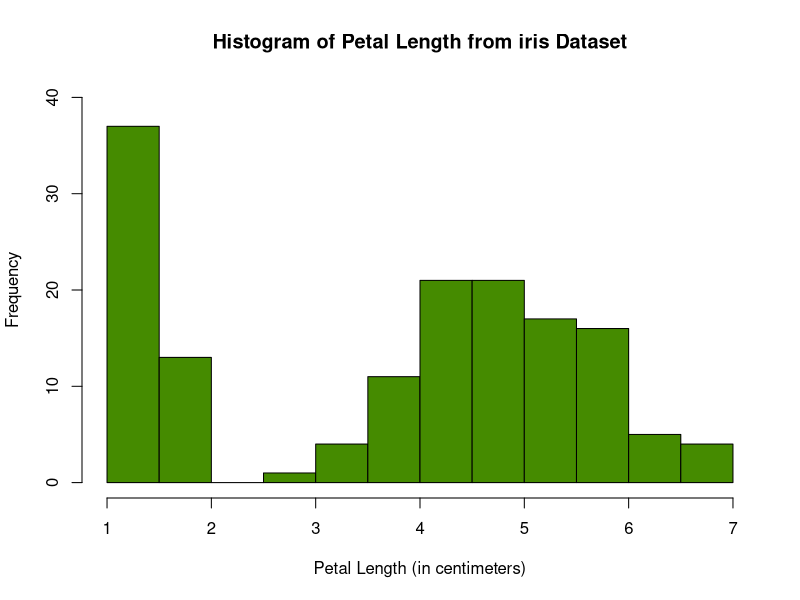
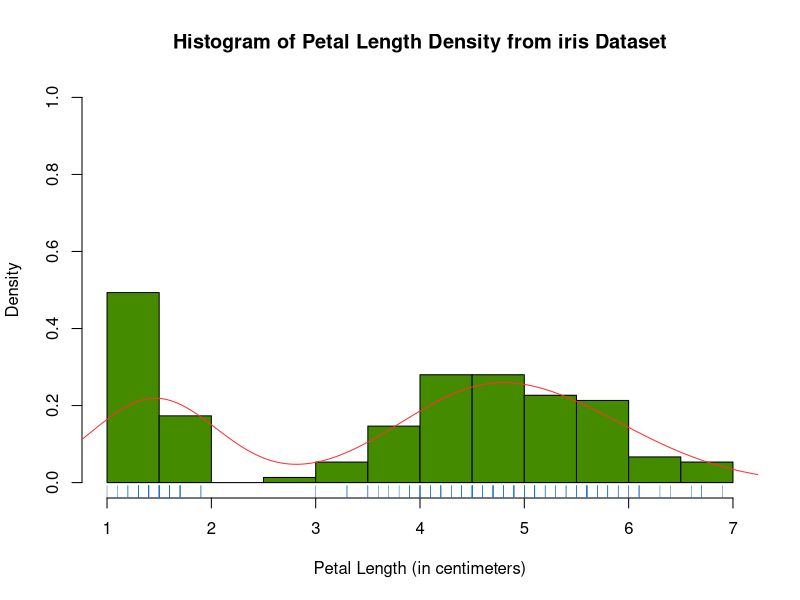

These charts were generated, in order, by the following R code:
# Challenge is to layer plots for a single variable using the variable Petal.Length from "iris" dataset from R
require("datasets")
?iris

# Create three different charts, one on top of another, for that variable
# First create a histogram of Petal.Length.
colnames(iris)
petalLength <- iris$Petal.Length
hist(petalLength, 
     breaks = 10,
     ylim = c(0,40),
     xlab = "Petal Length (in centimeters)",
     main = "Histogram of Petal Length from iris Dataset",
     col = "chartreuse4")

# Then on top of that superimpose a kernel density plot
hist(petalLength,
     breaks = 10,
     ylim = c(0,1),
     xlab = "Petal Length (in centimeters)",
     main = "Histogram of Petal Length Density from iris Dataset",
     col = "chartreuse4",
     probability = TRUE
     )
lines(density(petalLength), col = "firebrick1")


# Then underneath the both of them, put a rug or a line plot
rug(petalLength, 
    side = 1,
    col = "dodgerblue3")
